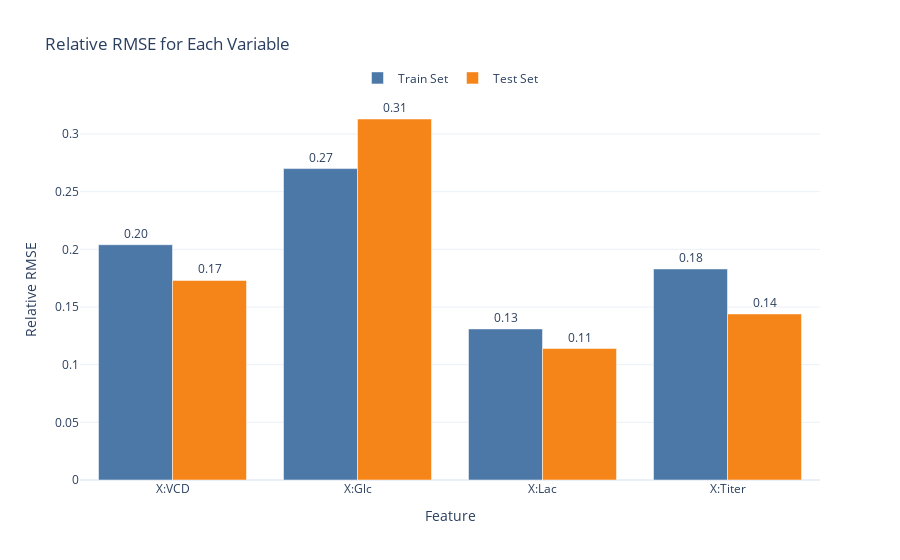

This figure's notebook cell:
### Code cell
plot_relative_rmse_by_variables(
    X_train,
    X_train_pred_mean,
    X_val,
    X_val_pred_mean,
    # X_train_pred_std=X_train_pred_std,
    # X_val_pred_std=X_val_pred_std,
    X_columns=X_columns,
)

### Figure 1 — Plotly figure (JSON) as saved in the notebook; plotly's stock layout.template omitted (floating-point values rounded to 4 significant figures)
{"data": [{"marker": {"color": "#4C78A8"}, "name": "Train Set", "text": ["0.20", "0.27", "0.13", "0.18"], "textposition": "outside", "type": "bar", "x": ["X:VCD", "X:Glc", "X:Lac", "X:Titer"], "y": [0.204, 0.27, 0.131, 0.183]}, {"marker": {"color": "#F58518"}, "name": "Test Set", "text": ["0.17", "0.31", "0.11", "0.14"], "textposition": "outside", "type": "bar", "x": ["X:VCD", "X:Glc", "X:Lac", "X:Titer"], "y": [0.173, 0.313, 0.114, 0.144]}], "layout": {"barmode": "group", "legend": {"orientation": "h", "x": 0.5, "xanchor": "center", "y": 1.02, "yanchor": "bottom"}, "title": {"text": "Relative RMSE for Each Variable"}, "xaxis": {"title": {"text": "Feature"}}, "yaxis": {"title": {"text": "Relative RMSE"}}}}
